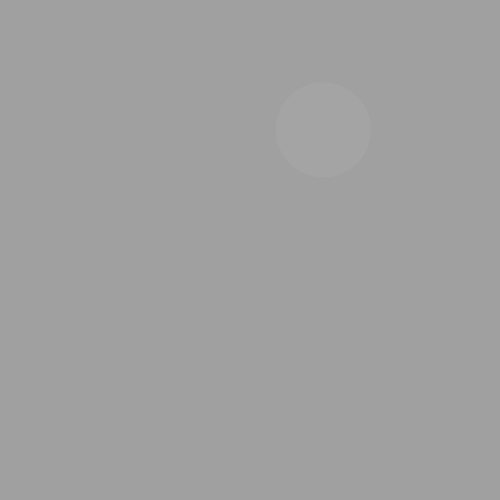
Frame 1 (no input)
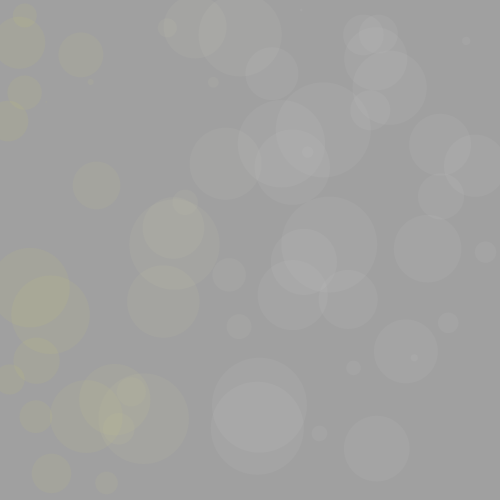
Frame 60 (the mouse pressed at the canvas centre just before this capture)
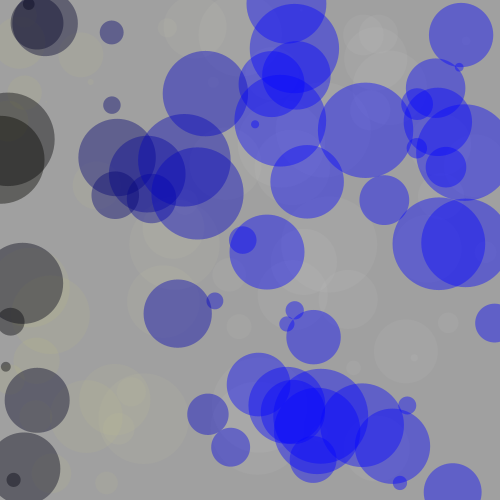
Frame 120 (the mouse held since frame 60 and released just before this capture)

The Processing sketch that drew these frames (run headless with seeded random() and noise(); from frame 60 on, the mouse is pressed at the canvas centre):

// Processing sketch: suijiyuan
// ── suijiyuan.pde
void setup() {
  size(500, 500);
  background(160, 160, 160);
}

void draw() {
  float x = random(0, 500);
  float y=random(0, 500);
  float z=random(0, 100);
  float a=map(mouseX, 0, 500, 10, 200);
  noStroke();
  fill(255- mouseX%255, 255-mouseY%255, x, a);
  ellipse(x, y, z, z);
}
